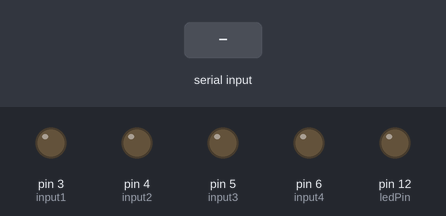
Recording of a sketch running on a simulated Arduino Uno, built with avr-gcc and run on an emulated ATmega328P. Shown: output pins drawn as LEDs (lit = HIGH). Inputs (shaded band) come from the test bench.

Above: at 1.2 s.
1.3 s: "s" received over Serial
At 2.4 s:
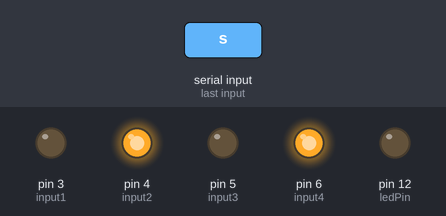
2.8 s: "w" received over Serial
At 3.5 s:
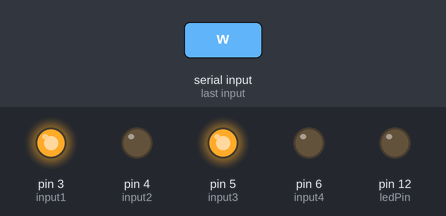
4.3 s: "d" received over Serial
At 4.7 s:
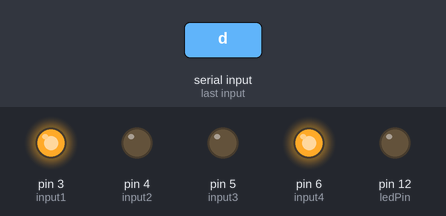
5.8 s: "a" received over Serial
At 7.0 s:
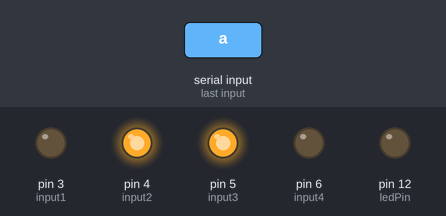
7.3 s: "l" received over Serial
At 8.1 s:
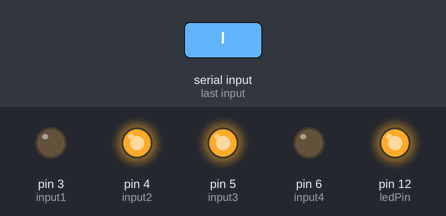
8.8 s: "b" received over Serial
At 9.3 s:
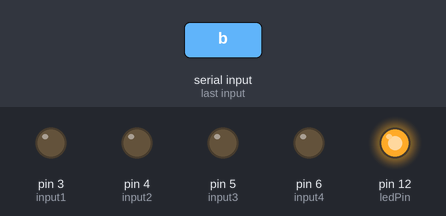
Timing chart, 0 to 11.3 s (numbered marks = the images above; inputs shaded):
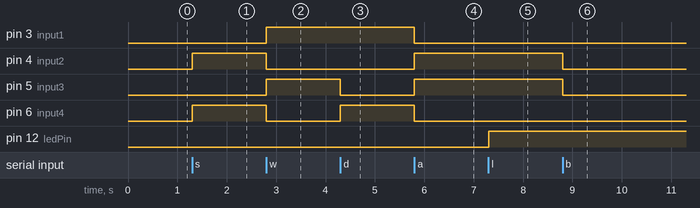

The sketch:

v2.ino
```cpp
/* Connection pins:

Arduino       MQ-135
  A0            A0
 +5V            VCC
 GND            GND

*/
int input1 = 3;
int input2 = 4;
int input3 = 5;
int input4= 6;

int inputPin = 11;               // choose the input pin (for PIR sensor)
int pirState = LOW;             // we start, assuming no motion detected
int val = 0;                    // variable for reading the pin status

int ledPin = 12;    //Turn on LED

char junk;
#include "MQ135.h"
int analogPin = 10;
MQ135 gasSensor = MQ135(analogPin);
#define RZERO 310 // 76.63
int i = 0;
double result;
double rzero;

void setup() {
  pinMode(input1, OUTPUT);
  pinMode(input2, OUTPUT);
  pinMode(input3, OUTPUT);
  pinMode(input4, OUTPUT);
  pinMode(inputPin, INPUT);     // declare sensor as input
  pinMode(ledPin, OUTPUT);
  Serial.begin(9600);
}

void loop() {
  //Bot Control<<<<<<<<<<<<<<<<<<<<<<<<<<<<<<<<<<<<<<<<<<<<<<<<<<
  if(Serial.available()>0){

    junk = Serial.read();

    if(junk == 's'){      //for going backward
      digitalWrite(input1,LOW);
      digitalWrite(input2,HIGH);
      digitalWrite(input3,LOW);
      digitalWrite(input4,HIGH);
      delay(100);
    }
    if(junk == 'w'){   //for going forword
      digitalWrite(input1,HIGH);
      digitalWrite(input2,LOW);
      digitalWrite(input3,HIGH);
      digitalWrite(input4,LOW);
      delay(100);
    }


    if(junk == 'd'){   //for going rigft
      digitalWrite(input1,HIGH);
      digitalWrite(input2,LOW);
      digitalWrite(input3,LOW);
      digitalWrite(input4,HIGH);
      delay(100);
    }
    if(junk == 'a'){   //for going left
      digitalWrite(input1,LOW);
      digitalWrite(input2,HIGH);
      digitalWrite(input3,HIGH);
      digitalWrite(input4,LOW);
      delay(100);
    }
     if(junk == 'b'){
      digitalWrite(input1,LOW);
      digitalWrite(input2,LOW);
      digitalWrite(input3,LOW);
      digitalWrite(input4,LOW);
      delay(100);

    }
  //}
  //Gas Sensing<<<<<<<<<<<<<<<<<<<<<<<<<<<<<<<<<<<<<<<<<<<<<<<<<<
  if(junk == 'r'){
             if (i==0) {
               rzero = gasSensor.getRZero(); // float
             }
             if (i>0) {
               result = gasSensor.getRZero();
               rzero = (rzero + result)/2;
              }
              float ppm = gasSensor.getPPM();
              Serial.print(rzero);
              Serial.print(", ");
              Serial.print(result);
              Serial.print(", ");
              Serial.print(ppm);
              Serial.println(" ppm");
              i++;
              delay(200);
  }

  //PIR Sensing<<<<<<<<<<<<<<<<<<<<<<<<<<<<<<<<<<<<<<<<<<<<<<<<<<
  if(junk=='p'){
          val = digitalRead(inputPin);  // read input value
      if (val == HIGH) {            // check if the input is HIGH
        if (pirState == LOW) {
          // we have just turned on
          Serial.println("Radiation detected!");
          // We only want to print on the output change, not state
          pirState = HIGH;
        }
      } else {
        if (pirState == HIGH){
          // we have just turned of
          Serial.println("Radiation ended!");
          // We only want to print on the output change, not state
          pirState = LOW;
        }
      }
    }

  //LED turn On
  if(junk=='l'){
    digitalWrite(ledPin, HIGH);
  }
  //LED turn off
  if(junk=='n'){
    digitalWrite(ledPin, LOW);
  }

}
}
```

Measured:
- after the input at 1.3 s, pin 4 (input2), pin 6 (input4): LOW → HIGH at once
- after the input at 2.8 s, pin 3 (input1), pin 5 (input3): LOW → HIGH at once; pin 4 (input2), pin 6 (input4): HIGH → LOW at once
- after the input at 4.3 s, pin 5 (input3): HIGH → LOW at once; pin 6 (input4): LOW → HIGH at once
- after the input at 5.8 s, pin 3 (input1), pin 6 (input4): HIGH → LOW at once; pin 4 (input2), pin 5 (input3): LOW → HIGH at once
- after the input at 7.3 s, pin 12 (ledPin): LOW → HIGH at once
- after the input at 8.8 s, pin 4 (input2), pin 5 (input3): HIGH → LOW at once
